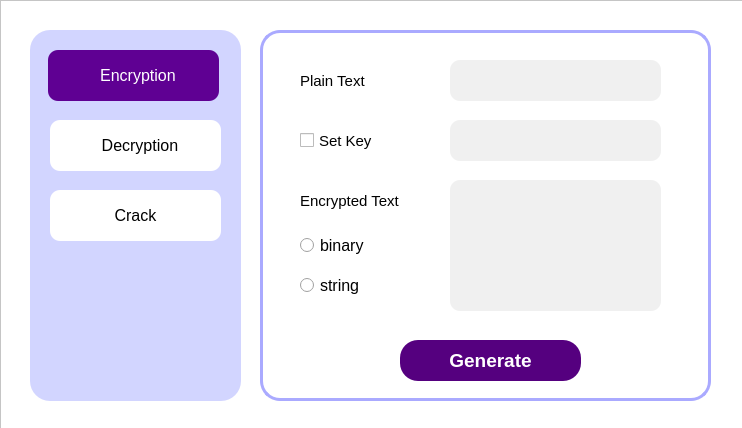
<?xml version="1.0" encoding="UTF-8"?>
<ui version="4.0">
 <class>EncryptionWindow</class>
 <widget class="QMainWindow" name="EncryptionWindow">
  <property name="geometry">
   <rect>
    <x>0</x>
    <y>0</y>
    <width>742</width>
    <height>428</height>
   </rect>
  </property>
  <property name="sizePolicy">
   <sizepolicy hsizetype="Fixed" vsizetype="Fixed">
    <horstretch>0</horstretch>
    <verstretch>0</verstretch>
   </sizepolicy>
  </property>
  <property name="minimumSize">
   <size>
    <width>742</width>
    <height>428</height>
   </size>
  </property>
  <property name="maximumSize">
   <size>
    <width>742</width>
    <height>428</height>
   </size>
  </property>
  <property name="cursor">
   <cursorShape>ArrowCursor</cursorShape>
  </property>
  <property name="windowTitle">
   <string>Simple-DES</string>
  </property>
  <property name="windowIcon">
   <iconset>
    <normaloff>icon/lock.png</normaloff>icon/lock.png</iconset>
  </property>
  <property name="iconSize">
   <size>
    <width>26</width>
    <height>26</height>
   </size>
  </property>
  <property name="toolButtonStyle">
   <enum>Qt::ToolButtonTextOnly</enum>
  </property>
  <property name="dockOptions">
   <set>QMainWindow::AnimatedDocks</set>
  </property>
  <widget class="QWidget" name="centralwidget">
   <widget class="QFrame" name="main_frame">
    <property name="geometry">
     <rect>
      <x>0</x>
      <y>0</y>
      <width>751</width>
      <height>451</height>
     </rect>
    </property>
    <property name="autoFillBackground">
     <bool>false</bool>
    </property>
    <property name="styleSheet">
     <string notr="true">QFrame {
	background-color:rgb(255, 255, 255);
}

QPushButton {
	border: none;
}

</string>
    </property>
    <property name="frameShape">
     <enum>QFrame::StyledPanel</enum>
    </property>
    <property name="frameShadow">
     <enum>QFrame::Raised</enum>
    </property>
    <property name="lineWidth">
     <number>1</number>
    </property>
    <widget class="QFrame" name="content_frame">
     <property name="geometry">
      <rect>
       <x>260</x>
       <y>30</y>
       <width>451</width>
       <height>371</height>
      </rect>
     </property>
     <property name="styleSheet">
      <string notr="true">QLineEdit {
	border-radius:10px;
	background-color:rgb(240, 240, 240);
	padding-left:10px;
	padding-right:10px;
}

QPushButton:hover {
	background-color:rgb(240, 240, 240);
}

#content_frame {
	border:3px solid rgb(170, 170, 255);
	border-radius:20px
}

</string>
     </property>
     <property name="frameShape">
      <enum>QFrame::StyledPanel</enum>
     </property>
     <property name="frameShadow">
      <enum>QFrame::Raised</enum>
     </property>
     <widget class="QLineEdit" name="plain_text_input">
      <property name="geometry">
       <rect>
        <x>190</x>
        <y>30</y>
        <width>211</width>
        <height>41</height>
       </rect>
      </property>
      <property name="font">
       <font>
        <family>Segoe UI</family>
        <pointsize>11</pointsize>
       </font>
      </property>
      <property name="styleSheet">
       <string notr="true"/>
      </property>
      <property name="text">
       <string/>
      </property>
     </widget>
     <widget class="QLineEdit" name="key_input">
      <property name="enabled">
       <bool>true</bool>
      </property>
      <property name="geometry">
       <rect>
        <x>190</x>
        <y>90</y>
        <width>211</width>
        <height>41</height>
       </rect>
      </property>
      <property name="font">
       <font>
        <family>Segoe UI</family>
        <pointsize>11</pointsize>
       </font>
      </property>
      <property name="styleSheet">
       <string notr="true"/>
      </property>
      <property name="inputMask">
       <string/>
      </property>
      <property name="text">
       <string/>
      </property>
      <property name="dragEnabled">
       <bool>false</bool>
      </property>
      <property name="readOnly">
       <bool>true</bool>
      </property>
     </widget>
     <widget class="QCheckBox" name="set_key_check">
      <property name="geometry">
       <rect>
        <x>40</x>
        <y>90</y>
        <width>91</width>
        <height>41</height>
       </rect>
      </property>
      <property name="font">
       <font>
        <family>Arial</family>
        <pointsize>11</pointsize>
        <weight>50</weight>
        <bold>false</bold>
       </font>
      </property>
      <property name="text">
       <string>Set Key</string>
      </property>
     </widget>
     <widget class="QLabel" name="encrpyt_text_label">
      <property name="geometry">
       <rect>
        <x>40</x>
        <y>150</y>
        <width>141</width>
        <height>41</height>
       </rect>
      </property>
      <property name="font">
       <font>
        <family>Arial</family>
        <pointsize>11</pointsize>
        <weight>50</weight>
        <bold>false</bold>
       </font>
      </property>
      <property name="text">
       <string>Encrypted Text</string>
      </property>
     </widget>
     <widget class="QLabel" name="plain_text_label">
      <property name="geometry">
       <rect>
        <x>40</x>
        <y>30</y>
        <width>91</width>
        <height>41</height>
       </rect>
      </property>
      <property name="font">
       <font>
        <family>Arial</family>
        <pointsize>11</pointsize>
        <weight>50</weight>
        <bold>false</bold>
       </font>
      </property>
      <property name="text">
       <string>Plain Text</string>
      </property>
     </widget>
     <widget class="QPushButton" name="generate_button">
      <property name="geometry">
       <rect>
        <x>140</x>
        <y>310</y>
        <width>181</width>
        <height>41</height>
       </rect>
      </property>
      <property name="font">
       <font>
        <family>Segoe UI</family>
        <pointsize>14</pointsize>
        <weight>75</weight>
        <bold>true</bold>
       </font>
      </property>
      <property name="cursor">
       <cursorShape>PointingHandCursor</cursorShape>
      </property>
      <property name="mouseTracking">
       <bool>false</bool>
      </property>
      <property name="styleSheet">
       <string notr="true">QPushButton {
	color:white;
	background-color:rgb(85, 0, 127);
	border-radius:18px;
}

QPushButton::pressed {
	background-color:rgb(170, 170, 255);
}

</string>
      </property>
      <property name="text">
       <string>Generate</string>
      </property>
     </widget>
     <widget class="QRadioButton" name="char_button">
      <property name="geometry">
       <rect>
        <x>40</x>
        <y>240</y>
        <width>81</width>
        <height>31</height>
       </rect>
      </property>
      <property name="font">
       <font>
        <family>Arial</family>
        <pointsize>12</pointsize>
        <weight>50</weight>
        <bold>false</bold>
       </font>
      </property>
      <property name="text">
       <string>string</string>
      </property>
      <attribute name="buttonGroup">
       <string notr="true">choose_mode_group</string>
      </attribute>
     </widget>
     <widget class="QRadioButton" name="binary_button">
      <property name="geometry">
       <rect>
        <x>40</x>
        <y>200</y>
        <width>91</width>
        <height>31</height>
       </rect>
      </property>
      <property name="font">
       <font>
        <family>Arial</family>
        <pointsize>12</pointsize>
        <weight>50</weight>
        <bold>false</bold>
       </font>
      </property>
      <property name="text">
       <string>binary</string>
      </property>
      <attribute name="buttonGroup">
       <string notr="true">choose_mode_group</string>
      </attribute>
     </widget>
     <widget class="QTextEdit" name="encrypted_text_input">
      <property name="geometry">
       <rect>
        <x>190</x>
        <y>150</y>
        <width>211</width>
        <height>131</height>
       </rect>
      </property>
      <property name="font">
       <font>
        <family>Arial</family>
        <pointsize>11</pointsize>
       </font>
      </property>
      <property name="styleSheet">
       <string notr="true">QTextEdit {
	background-color:rgb(240, 240, 240);
	border:none;
	border-radius:10px;
	padding-left:10px;
	padding-right:10px;
}

QTextEdit QScrollBar::handle:vertical {
	background-color:rgb(170, 170, 255);
	border-radius:5px
}</string>
      </property>
      <property name="readOnly">
       <bool>true</bool>
      </property>
     </widget>
    </widget>
    <widget class="QFrame" name="menu_frame">
     <property name="geometry">
      <rect>
       <x>30</x>
       <y>30</y>
       <width>211</width>
       <height>371</height>
      </rect>
     </property>
     <property name="styleSheet">
      <string notr="true">QPushButton {
	border-radius:10px;
	background-color:rgb(255, 255, 255);
}

QFrame {
	background-color:rgb(210, 213, 255);
	border-radius:20px
}

</string>
     </property>
     <property name="frameShape">
      <enum>QFrame::StyledPanel</enum>
     </property>
     <property name="frameShadow">
      <enum>QFrame::Raised</enum>
     </property>
     <widget class="QPushButton" name="decryption_button">
      <property name="geometry">
       <rect>
        <x>20</x>
        <y>90</y>
        <width>171</width>
        <height>51</height>
       </rect>
      </property>
      <property name="font">
       <font>
        <family>Arial</family>
        <pointsize>12</pointsize>
        <weight>50</weight>
        <bold>false</bold>
       </font>
      </property>
      <property name="cursor">
       <cursorShape>PointingHandCursor</cursorShape>
      </property>
      <property name="styleSheet">
       <string notr="true">QPushButton::hover {
	background-color:rgb(230, 230, 230)
}

QPushButton::pressed {
	background-color:rgb(224, 220, 240)
}</string>
      </property>
      <property name="text">
       <string>  Decryption</string>
      </property>
      <property name="icon">
       <iconset>
        <normaloff>icon/decryption.png</normaloff>icon/decryption.png</iconset>
      </property>
     </widget>
     <widget class="QPushButton" name="encryption_button">
      <property name="geometry">
       <rect>
        <x>18</x>
        <y>20</y>
        <width>171</width>
        <height>51</height>
       </rect>
      </property>
      <property name="font">
       <font>
        <family>Arial</family>
        <pointsize>12</pointsize>
        <weight>50</weight>
        <bold>false</bold>
       </font>
      </property>
      <property name="cursor">
       <cursorShape>ArrowCursor</cursorShape>
      </property>
      <property name="styleSheet">
       <string notr="true">background-color:rgb(95, 0, 147);
color:white;</string>
      </property>
      <property name="text">
       <string>  Encryption</string>
      </property>
      <property name="icon">
       <iconset>
        <normaloff>icon/encryption.png</normaloff>icon/encryption.png</iconset>
      </property>
      <property name="checkable">
       <bool>false</bool>
      </property>
     </widget>
     <widget class="QPushButton" name="crack_button">
      <property name="geometry">
       <rect>
        <x>20</x>
        <y>160</y>
        <width>171</width>
        <height>51</height>
       </rect>
      </property>
      <property name="font">
       <font>
        <family>Arial</family>
        <pointsize>12</pointsize>
        <weight>50</weight>
        <bold>false</bold>
       </font>
      </property>
      <property name="cursor">
       <cursorShape>PointingHandCursor</cursorShape>
      </property>
      <property name="styleSheet">
       <string notr="true">QPushButton::hover {
	background-color:rgb(230, 230, 230)
}

QPushButton::pressed {
	background-color:rgb(224, 220, 240)
}</string>
      </property>
      <property name="text">
       <string>Crack</string>
      </property>
      <property name="icon">
       <iconset>
        <normaloff>icon/spider.png</normaloff>icon/spider.png</iconset>
      </property>
     </widget>
    </widget>
   </widget>
  </widget>
 </widget>
 <resources>
  <include location="res.qrc"/>
 </resources>
 <connections/>
 <buttongroups>
  <buttongroup name="choose_mode_group"/>
 </buttongroups>
</ui>
